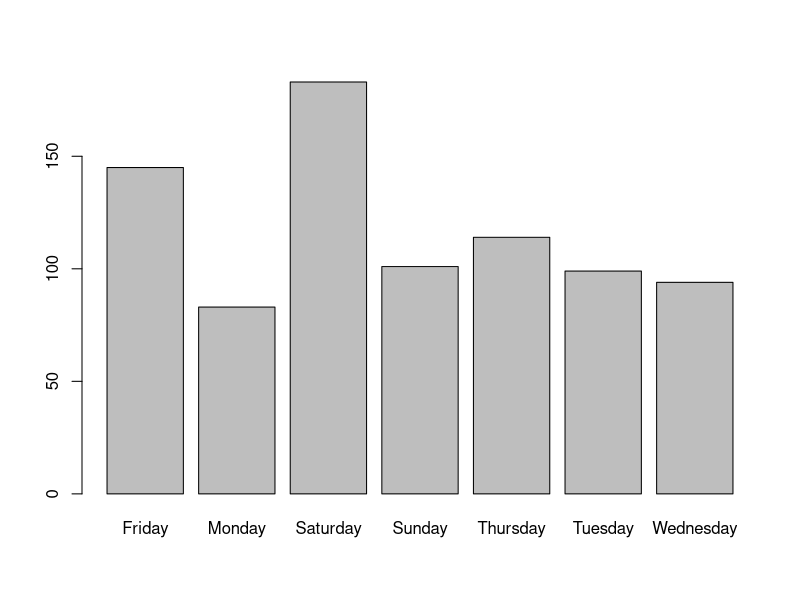
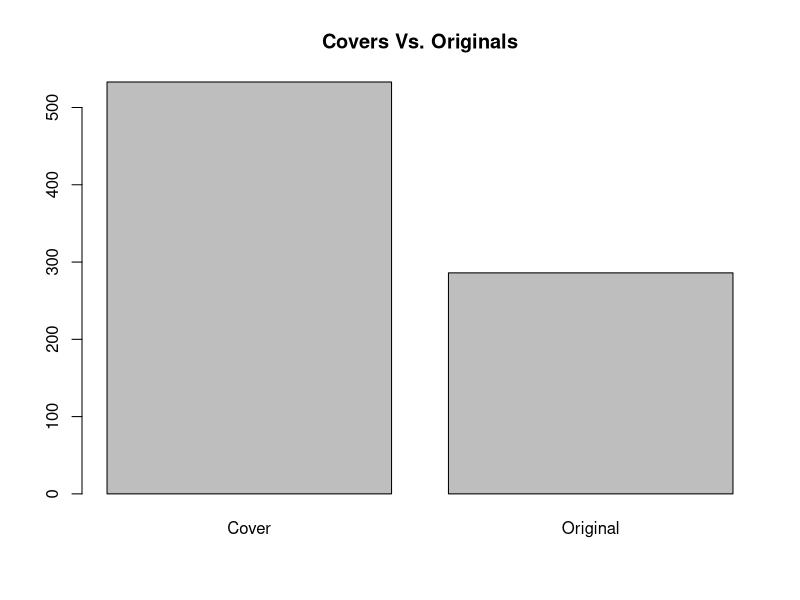
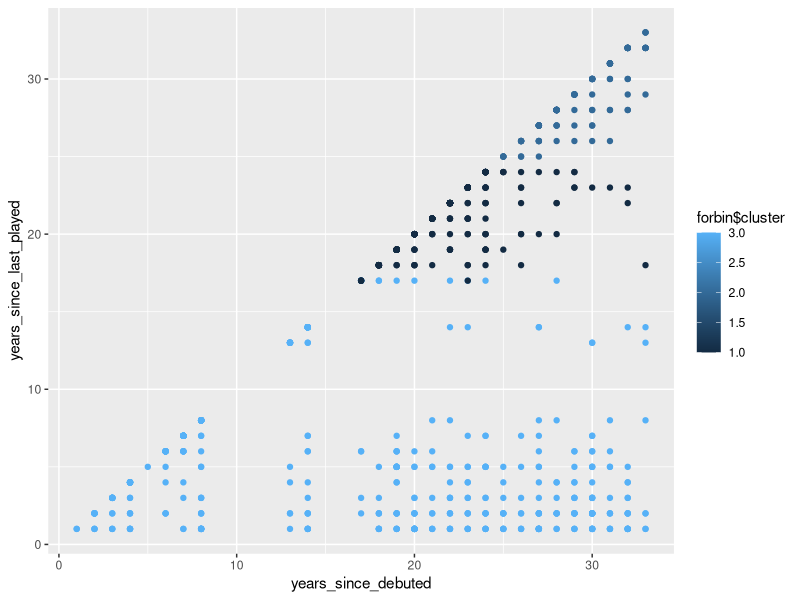
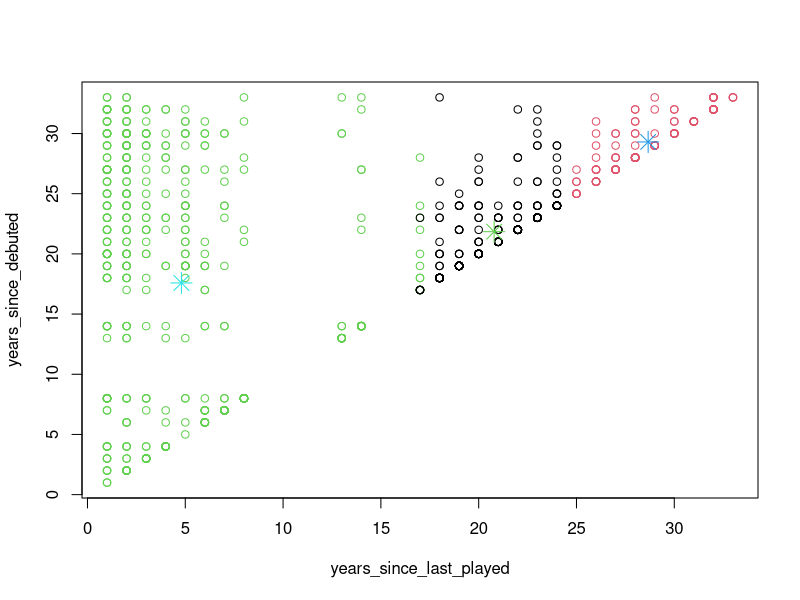
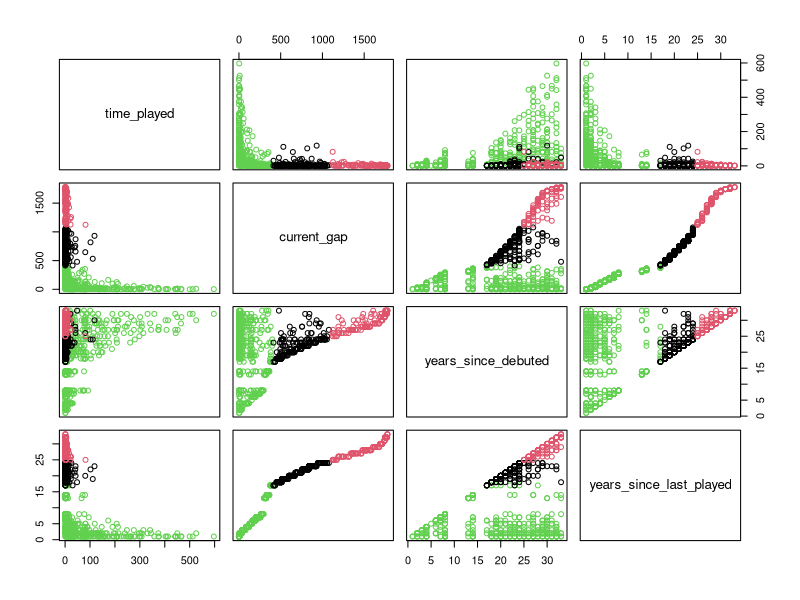
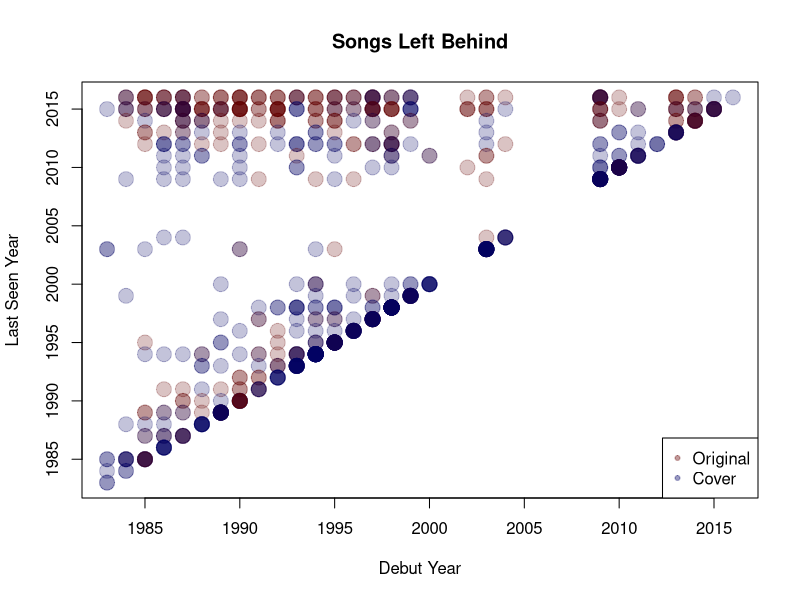
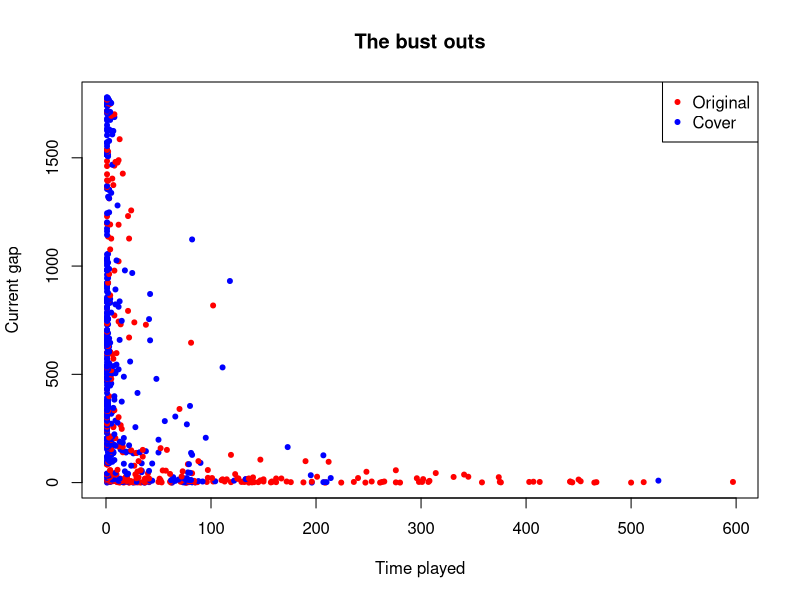

Write R code to recreate these figures, in order.
require(gtable)
require(ggplot2)
library(gtable)
library(ggplot2)


yem <- read.csv("phish.csv",stringsAsFactors = FALSE,colClasses = c(NA,NA,NA,"Date","Date",NA))

head(yem)

barplot(table(weekdays(as.Date(yem$Debut))))


cover <- format(yem$Original.Artist)
cover2 <- rep("Cover",length(cover))
cover2[grepl("Phish",cover)] <- "Original"

fluffhead = data.frame( "time_played" = as.numeric(yem$Times.Played),
                        "current_gap" = as.numeric(yem$Current.Gap),
                        "years_since_debuted" = floor(as.numeric(as.Date("2017", format="%Y") - yem$Debut)/365.25),
                        "years_since_last_played" = floor(as.numeric(as.Date("2017", format="%Y") - yem$Last.Seen)/365.25),
                        "is_original" = cover2
)


barplot(table(cover2),main = "Covers Vs. Originals")

forbin = kmeans(fluffhead[c("time_played","current_gap","years_since_debuted","years_since_last_played")],3)

# Let's compare the clusters with the songs
table(forbin$cluster, fluffhead$is_original)

#and now we can plot it

ggplot(fluffhead, aes(years_since_debuted, years_since_last_played, color = forbin$cluster)) + geom_point()

plot(fluffhead[c("years_since_last_played","years_since_debuted")], col= forbin$cluster)
points(forbin$centers[,c("years_since_last_played","years_since_debuted")], col=3:5,pch=8,cex=2)


plot(fluffhead[c("time_played","current_gap","years_since_debuted","years_since_last_played")], col= forbin$cluster)
points(forbin$centers[,c("time_played","current_gap","years_since_debuted","years_since_last_played")], col=1:5,pch=8,cex=2)

plot(as.numeric(format(as.Date(yem$Debut), "%Y")),as.numeric(format(as.Date(yem$Last.Seen), "%Y")), xlab="Debut Year", ylab="Last Seen Year",main="Songs Left Behind",pch=20,xlim=c(1983,2016),ylim=c(1983,2016), col=ifelse(cover2=="Original", rgb(100,0,0,60,maxColorValue=255),rgb(0,0,100,60,maxColorValue=255)), cex=3)
legend("bottomright",legend =c("Original","Cover"),col=c(rgb(100,0,0,100,maxColorValue=255),rgb(0,0,100,100,maxColorValue=255)),pch=20)

plot(yem$Times.Played,yem$Current.Gap,col=ifelse(cover2=="Original","red","blue"),pch=20,cex=1,main="The bust outs",xlab="Time played",ylab="Current gap")
legend("topright",legend =c("Original","Cover"),col=c("red","blue"),pch=20)